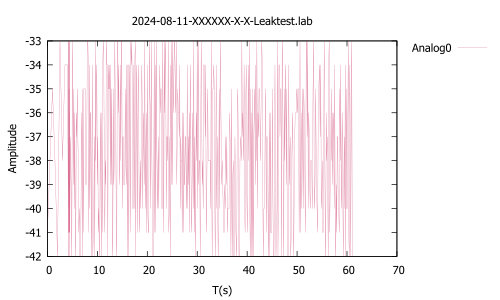

gnuplot code for this plot:
set terminal pdf
set encoding utf8
set output "2024-08-11-XXXXXX-X-X-Leaktest.pdf"
set encoding utf8
#set xrange [0.0:600.0]
#set xrange [0.0:20.0]
set key outside
set style line 1 linecolor rgb '#DB7093' linewidth 0.1
set title "2024-08-11-XXXXXX-X-X-Leaktest.lab"
set xlabel "T(s)"
set ylabel "Amplitude"
plot "2024-08-11-XXXXXX-X-X-Leaktest.lab" using 1:2 w l linestyle 1 title "Analog0"
